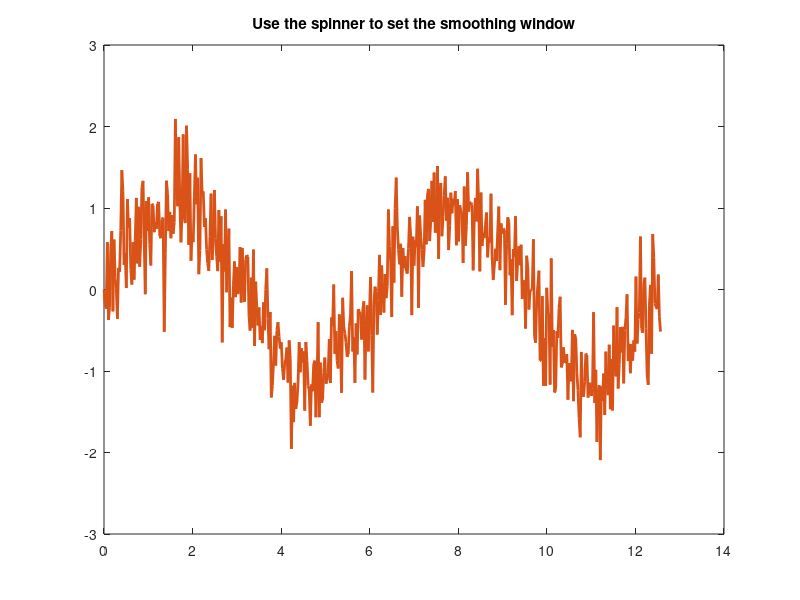

Source code (MATLAB): (Note: this script raises an error after producing the figure.)
%spinnerExample Smoothing-window spinner anchored inside a plot axes
%
%   A uim.widget.Spinner in the northeast corner of a data axes controls
%   the moving-average window of a noisy signal. Click -/+ to step the
%   window size, or click the value itself to type one (opens a
%   temporary edit box).
%
%   Run from anywhere in the repository; the script puts the toolbox
%   source first on the path.

% Put this repository's source first on the path: an older uim package
% (e.g. NANSEN's bundled copy) may otherwise shadow it.
addpath(genpath(fullfile(fileparts(mfilename('fullpath')), '..', 'src')))

rng(42) % Reproducible noise
x = linspace(0, 4*pi, 500);
noisySignal = sin(x) + 0.4*randn(size(x));

hFigure = figure('Name', 'Spinner example', 'Color', 'w');
hAxes = axes(hFigure);
plot(hAxes, x, noisySignal, 'Color', [0.8, 0.8, 0.8])
hold(hAxes, 'on')
hSmoothLine = plot(hAxes, x, noisySignal, 'LineWidth', 2);
title(hAxes, 'Use the spinner to set the smoothing window')

spinner = uim.widget.Spinner(hAxes, ...
    'Value', 10, 'Minimum', 10, 'Maximum', 100, 'Step', 10, ...
    'Format', '%d', ...
    'Location', 'northeast', ...
    'Margin', [10, 10, 10, 10], ...
    'Tooltip', 'Smoothing window (samples)', ...
    'ValueChangedFcn', ...
    @(src, evt) updateSmoothing(hSmoothLine, noisySignal, evt.NewValue));

updateSmoothing(hSmoothLine, noisySignal, spinner.Value)

function updateSmoothing(hLine, signal, windowSize)
    hLine.YData = movmean(signal, windowSize);
end
